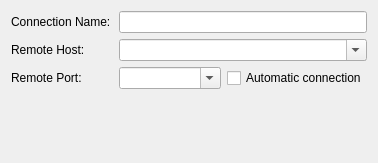
<?xml version="1.0" encoding="UTF-8"?>
<ui version="4.0">
 <class>AMQConnectionWizardNetworkPageClass</class>
 <widget class="QWidget" name="AMQConnectionWizardNetworkPageClass">
  <property name="geometry">
   <rect>
    <x>0</x>
    <y>0</y>
    <width>378</width>
    <height>163</height>
   </rect>
  </property>
  <property name="windowTitle">
   <string>AMQConnectionWizardNetworkPage</string>
  </property>
  <layout class="QGridLayout" name="gridLayout">
   <item row="0" column="0">
    <widget class="QLabel" name="label">
     <property name="text">
      <string>Connection Name:</string>
     </property>
    </widget>
   </item>
   <item row="0" column="1" colspan="2">
    <widget class="QLineEdit" name="name"/>
   </item>
   <item row="1" column="0">
    <widget class="QLabel" name="label_2">
     <property name="text">
      <string>Remote Host:</string>
     </property>
    </widget>
   </item>
   <item row="1" column="1" colspan="2">
    <widget class="QComboBox" name="remoteHost">
     <property name="editable">
      <bool>true</bool>
     </property>
    </widget>
   </item>
   <item row="2" column="0">
    <widget class="QLabel" name="label_3">
     <property name="text">
      <string>Remote Port:</string>
     </property>
    </widget>
   </item>
   <item row="2" column="1">
    <widget class="QComboBox" name="remotePort">
     <property name="editable">
      <bool>true</bool>
     </property>
    </widget>
   </item>
   <item row="2" column="2">
    <widget class="QCheckBox" name="automatic">
     <property name="text">
      <string>Automatic connection</string>
     </property>
    </widget>
   </item>
   <item row="3" column="1" colspan="2">
    <widget class="QLabel" name="pageErrors">
     <property name="text">
      <string/>
     </property>
     <property name="wordWrap">
      <bool>true</bool>
     </property>
    </widget>
   </item>
   <item row="4" column="2">
    <spacer name="verticalSpacer_2">
     <property name="orientation">
      <enum>Qt::Vertical</enum>
     </property>
     <property name="sizeHint" stdset="0">
      <size>
       <width>125</width>
       <height>44</height>
      </size>
     </property>
    </spacer>
   </item>
  </layout>
 </widget>
 <layoutdefault spacing="6" margin="11"/>
 <resources/>
 <connections/>
</ui>
